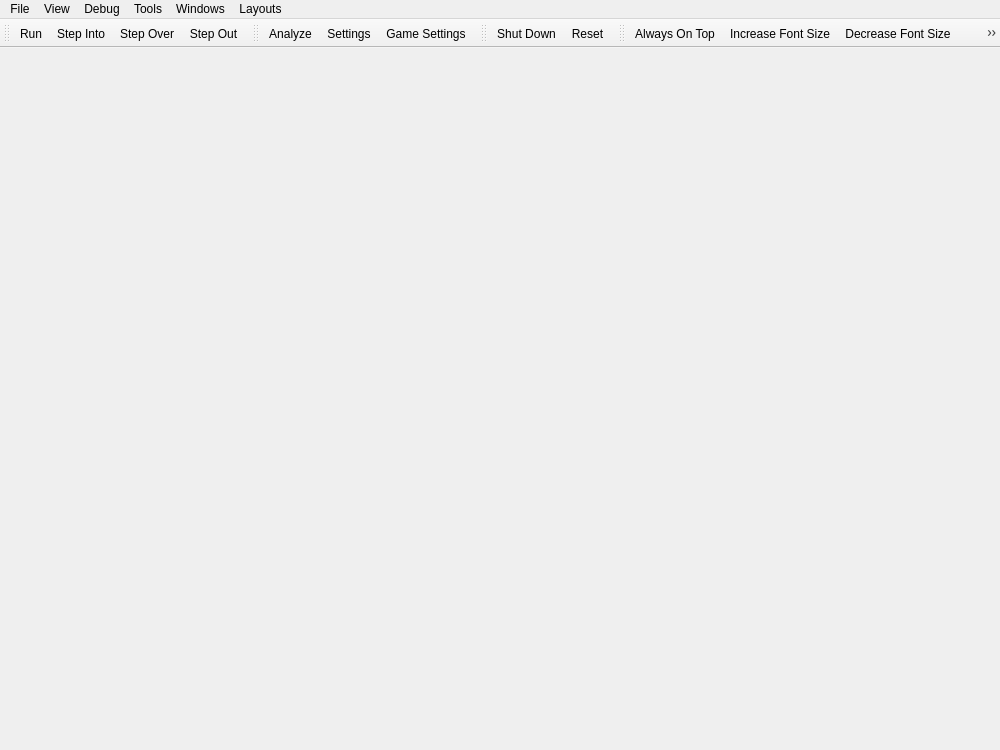
<?xml version="1.0" encoding="UTF-8"?>
<ui version="4.0">
 <class>DebuggerWindow</class>
 <widget class="QMainWindow" name="DebuggerWindow">
  <property name="geometry">
   <rect>
    <x>0</x>
    <y>0</y>
    <width>1000</width>
    <height>750</height>
   </rect>
  </property>
  <property name="windowTitle">
   <string>PenguinScreen2 Debugger</string>
  </property>
  <property name="windowIcon">
   <iconset>
    <normalon>:/icons/AppIcon64.png</normalon>
   </iconset>
  </property>
  <widget class="QMenuBar" name="menuBar">
   <property name="geometry">
    <rect>
     <x>0</x>
     <y>0</y>
     <width>1000</width>
     <height>21</height>
    </rect>
   </property>
   <widget class="QMenu" name="menuFile">
    <property name="title">
     <string>File</string>
    </property>
    <addaction name="actionAnalyse"/>
    <addaction name="actionSettings"/>
    <addaction name="actionGameSettings"/>
    <addaction name="separator"/>
    <addaction name="actionClose"/>
   </widget>
   <widget class="QMenu" name="menuDebug">
    <property name="title">
     <string>Debug</string>
    </property>
    <addaction name="actionRun"/>
    <addaction name="actionStepInto"/>
    <addaction name="actionStepOver"/>
    <addaction name="actionStepOut"/>
   </widget>
   <widget class="QMenu" name="menuWindows">
    <property name="title">
     <string>Windows</string>
    </property>
    <addaction name="actionWindowsDummy"/>
   </widget>
   <widget class="QMenu" name="menuView">
    <property name="title">
     <string>View</string>
    </property>
    <addaction name="actionOnTop"/>
    <addaction name="separator"/>
    <addaction name="actionIncreaseFontSize"/>
    <addaction name="actionDecreaseFontSize"/>
    <addaction name="actionResetFontSize"/>
   </widget>
   <widget class="QMenu" name="menuLayouts">
    <property name="title">
     <string>Layouts</string>
    </property>
    <addaction name="actionResetAllLayouts"/>
    <addaction name="actionResetDefaultLayouts"/>
   </widget>
   <widget class="QMenu" name="menuTools">
    <property name="title">
     <string>Tools</string>
    </property>
    <addaction name="actionToolsDummy"/>
   </widget>
   <addaction name="menuFile"/>
   <addaction name="menuView"/>
   <addaction name="menuDebug"/>
   <addaction name="menuTools"/>
   <addaction name="menuWindows"/>
   <addaction name="menuLayouts"/>
  </widget>
  <widget class="QToolBar" name="toolBarDebug">
   <property name="windowTitle">
    <string>Debug</string>
   </property>
   <property name="toolButtonStyle">
    <enum>Qt::ToolButtonTextBesideIcon</enum>
   </property>
   <attribute name="toolBarArea">
    <enum>TopToolBarArea</enum>
   </attribute>
   <attribute name="toolBarBreak">
    <bool>false</bool>
   </attribute>
   <addaction name="actionRun"/>
   <addaction name="actionStepInto"/>
   <addaction name="actionStepOver"/>
   <addaction name="actionStepOut"/>
  </widget>
  <widget class="QToolBar" name="toolBarFile">
   <property name="windowTitle">
    <string>File</string>
   </property>
   <property name="toolButtonStyle">
    <enum>Qt::ToolButtonTextBesideIcon</enum>
   </property>
   <attribute name="toolBarArea">
    <enum>TopToolBarArea</enum>
   </attribute>
   <attribute name="toolBarBreak">
    <bool>false</bool>
   </attribute>
   <addaction name="actionAnalyse"/>
   <addaction name="actionSettings"/>
   <addaction name="actionGameSettings"/>
  </widget>
  <widget class="QToolBar" name="toolBarSystem">
   <property name="windowTitle">
    <string>System</string>
   </property>
   <property name="toolButtonStyle">
    <enum>Qt::ToolButtonTextBesideIcon</enum>
   </property>
   <attribute name="toolBarArea">
    <enum>TopToolBarArea</enum>
   </attribute>
   <attribute name="toolBarBreak">
    <bool>false</bool>
   </attribute>
   <addaction name="actionShutDown"/>
   <addaction name="actionReset"/>
  </widget>
  <widget class="QToolBar" name="toolBarView">
   <property name="windowTitle">
    <string>View</string>
   </property>
   <property name="toolButtonStyle">
    <enum>Qt::ToolButtonTextBesideIcon</enum>
   </property>
   <attribute name="toolBarArea">
    <enum>TopToolBarArea</enum>
   </attribute>
   <attribute name="toolBarBreak">
    <bool>false</bool>
   </attribute>
   <addaction name="actionOnTop"/>
   <addaction name="actionIncreaseFontSize"/>
   <addaction name="actionDecreaseFontSize"/>
   <addaction name="actionResetFontSize"/>
  </widget>
  <action name="actionRun">
   <property name="icon">
    <iconset theme="play-line"/>
   </property>
   <property name="text">
    <string>Run</string>
   </property>
  </action>
  <action name="actionStepInto">
   <property name="icon">
    <iconset theme="debug-step-into-line"/>
   </property>
   <property name="text">
    <string>Step Into</string>
   </property>
   <property name="shortcut">
    <string>F11</string>
   </property>
  </action>
  <action name="actionStepOver">
   <property name="icon">
    <iconset theme="debug-step-over-line"/>
   </property>
   <property name="text">
    <string>Step Over</string>
   </property>
   <property name="shortcut">
    <string>F10</string>
   </property>
  </action>
  <action name="actionStepOut">
   <property name="icon">
    <iconset theme="debug-step-out-line"/>
   </property>
   <property name="text">
    <string>Step Out</string>
   </property>
   <property name="shortcut">
    <string>Shift+F11</string>
   </property>
  </action>
  <action name="actionOnTop">
   <property name="checkable">
    <bool>true</bool>
   </property>
   <property name="icon">
    <iconset theme="pin-filled"/>
   </property>
   <property name="text">
    <string>Always On Top</string>
   </property>
   <property name="toolTip">
    <string>Show this window on top</string>
   </property>
  </action>
  <action name="actionAnalyse">
   <property name="icon">
    <iconset theme="search-line"/>
   </property>
   <property name="text">
    <string>Analyze</string>
   </property>
  </action>
  <action name="actionResetAllLayouts">
   <property name="text">
    <string>Reset All Layouts</string>
   </property>
  </action>
  <action name="actionResetDefaultLayouts">
   <property name="text">
    <string>Reset Default Layouts</string>
   </property>
  </action>
  <action name="actionResetSplitterPositions">
   <property name="text">
    <string>Reset Splitter Positions</string>
   </property>
  </action>
  <action name="actionShutDown">
   <property name="icon">
    <iconset theme="shut-down-line"/>
   </property>
   <property name="text">
    <string>Shut Down</string>
   </property>
   <property name="menuRole">
    <enum>QAction::NoRole</enum>
   </property>
  </action>
  <action name="actionReset">
   <property name="icon">
    <iconset theme="restart-line"/>
   </property>
   <property name="text">
    <string>Reset</string>
   </property>
   <property name="menuRole">
    <enum>QAction::NoRole</enum>
   </property>
  </action>
  <action name="actionClose">
   <property name="icon">
    <iconset theme="close-line"/>
   </property>
   <property name="text">
    <string>Close</string>
   </property>
   <property name="menuRole">
    <enum>QAction::NoRole</enum>
   </property>
  </action>
  <action name="actionIncreaseFontSize">
   <property name="icon">
    <iconset theme="zoom-in-line"/>
   </property>
   <property name="text">
    <string>Increase Font Size</string>
   </property>
   <property name="menuRole">
    <enum>QAction::NoRole</enum>
   </property>
  </action>
  <action name="actionDecreaseFontSize">
   <property name="icon">
    <iconset theme="zoom-out-line"/>
   </property>
   <property name="text">
    <string>Decrease Font Size</string>
   </property>
   <property name="shortcut">
    <string>Ctrl+-</string>
   </property>
   <property name="menuRole">
    <enum>QAction::NoRole</enum>
   </property>
  </action>
  <action name="actionResetFontSize">
   <property name="icon">
    <iconset theme="refresh-line"/>
   </property>
   <property name="text">
    <string>Reset Font Size</string>
   </property>
   <property name="menuRole">
    <enum>QAction::NoRole</enum>
   </property>
  </action>
  <action name="actionSettings">
   <property name="icon">
    <iconset theme="settings-3-line"/>
   </property>
   <property name="text">
    <string>Settings</string>
   </property>
   <property name="menuRole">
    <enum>QAction::NoRole</enum>
   </property>
  </action>
  <action name="actionGameSettings">
   <property name="icon">
    <iconset theme="file-settings-line"/>
   </property>
   <property name="text">
    <string>Game Settings</string>
   </property>
   <property name="menuRole">
    <enum>QAction::NoRole</enum>
   </property>
  </action>
  <action name="actionToolsDummy">
   <property name="text">
    <string/>
   </property>
  </action>
  <action name="actionWindowsDummy">
   <property name="text">
    <string/>
   </property>
  </action>
 </widget>
 <resources/>
 <connections/>
</ui>
